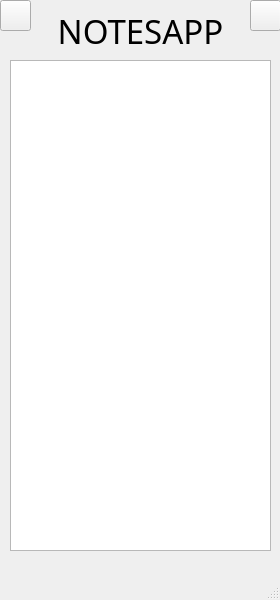
<?xml version="1.0" encoding="UTF-8"?>
<ui version="4.0">
 <class>MainWindow</class>
 <widget class="QMainWindow" name="MainWindow">
  <property name="geometry">
   <rect>
    <x>0</x>
    <y>0</y>
    <width>280</width>
    <height>600</height>
   </rect>
  </property>
  <property name="windowTitle">
   <string>NotesApp</string>
  </property>
  <property name="windowIcon">
   <iconset>
    <normaloff>res/img/logo.png</normaloff>res/img/logo.png</iconset>
  </property>
  <widget class="QWidget" name="centralwidget">
   <widget class="QPushButton" name="exit_button">
    <property name="geometry">
     <rect>
      <x>250</x>
      <y>0</y>
      <width>31</width>
      <height>31</height>
     </rect>
    </property>
    <property name="text">
     <string/>
    </property>
    <property name="icon">
     <iconset>
      <normaloff>res/img/close.png</normaloff>res/img/close.png</iconset>
    </property>
    <property name="iconSize">
     <size>
      <width>32</width>
      <height>32</height>
     </size>
    </property>
   </widget>
   <widget class="QListView" name="notelist">
    <property name="geometry">
     <rect>
      <x>10</x>
      <y>60</y>
      <width>261</width>
      <height>491</height>
     </rect>
    </property>
   </widget>
   <widget class="QPushButton" name="newnote">
    <property name="geometry">
     <rect>
      <x>0</x>
      <y>0</y>
      <width>31</width>
      <height>31</height>
     </rect>
    </property>
    <property name="text">
     <string/>
    </property>
    <property name="icon">
     <iconset>
      <normaloff>res/img/add.png</normaloff>res/img/add.png</iconset>
    </property>
    <property name="iconSize">
     <size>
      <width>32</width>
      <height>32</height>
     </size>
    </property>
   </widget>
   <widget class="QLabel" name="label">
    <property name="geometry">
     <rect>
      <x>50</x>
      <y>10</y>
      <width>181</width>
      <height>41</height>
     </rect>
    </property>
    <property name="font">
     <font>
      <family>JetBrainsMono NF</family>
      <pointsize>25</pointsize>
     </font>
    </property>
    <property name="text">
     <string>NOTESAPP</string>
    </property>
    <property name="alignment">
     <set>Qt::AlignCenter</set>
    </property>
   </widget>
  </widget>
  <widget class="QMenuBar" name="menubar">
   <property name="geometry">
    <rect>
     <x>0</x>
     <y>0</y>
     <width>280</width>
     <height>21</height>
    </rect>
   </property>
  </widget>
  <widget class="QStatusBar" name="statusbar"/>
 </widget>
 <resources/>
 <connections/>
</ui>
